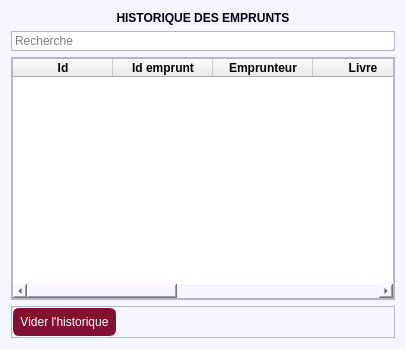
<?xml version="1.0" encoding="UTF-8"?>
<ui version="4.0">
 <class>Historique</class>
 <widget class="QWidget" name="Historique">
  <property name="geometry">
   <rect>
    <x>0</x>
    <y>0</y>
    <width>406</width>
    <height>349</height>
   </rect>
  </property>
  <property name="windowTitle">
   <string>Form</string>
  </property>
  <property name="styleSheet">
   <string notr="true">QWidget{
background-color: #F4F6FF
}
QFrame{
background-color: none;
}</string>
  </property>
  <layout class="QVBoxLayout" name="verticalLayout">
   <item>
    <widget class="QLabel" name="label">
     <property name="font">
      <font>
       <bold>true</bold>
      </font>
     </property>
     <property name="styleSheet">
      <string notr="true">color: rgb(0, 0, 0);</string>
     </property>
     <property name="text">
      <string>HISTORIQUE DES EMPRUNTS</string>
     </property>
     <property name="alignment">
      <set>Qt::AlignmentFlag::AlignCenter</set>
     </property>
    </widget>
   </item>
   <item>
    <widget class="QFrame" name="frame_2">
     <property name="frameShape">
      <enum>QFrame::Shape::StyledPanel</enum>
     </property>
     <property name="frameShadow">
      <enum>QFrame::Shadow::Raised</enum>
     </property>
     <layout class="QHBoxLayout" name="horizontalLayout_2">
      <property name="spacing">
       <number>0</number>
      </property>
      <property name="leftMargin">
       <number>0</number>
      </property>
      <property name="topMargin">
       <number>0</number>
      </property>
      <property name="rightMargin">
       <number>0</number>
      </property>
      <property name="bottomMargin">
       <number>0</number>
      </property>
      <item>
       <widget class="QLineEdit" name="lineEditRechercheEmprunt">
        <property name="styleSheet">
         <string notr="true">QLineEdit{
	
	background-color: rgb(255, 255, 255);
	border: 1px solid white;
	border-radius: 5px;
}

QLineEdit:focus{
	border: 1px solid black;
}</string>
        </property>
        <property name="placeholderText">
         <string>Recherche</string>
        </property>
       </widget>
      </item>
     </layout>
    </widget>
   </item>
   <item>
    <widget class="QFrame" name="frame_3">
     <property name="frameShape">
      <enum>QFrame::Shape::StyledPanel</enum>
     </property>
     <property name="frameShadow">
      <enum>QFrame::Shadow::Raised</enum>
     </property>
     <layout class="QHBoxLayout" name="horizontalLayout_3">
      <property name="spacing">
       <number>0</number>
      </property>
      <property name="leftMargin">
       <number>0</number>
      </property>
      <property name="topMargin">
       <number>0</number>
      </property>
      <property name="rightMargin">
       <number>0</number>
      </property>
      <property name="bottomMargin">
       <number>0</number>
      </property>
      <item>
       <widget class="QTableWidget" name="tableWidget">
        <property name="styleSheet">
         <string notr="true"/>
        </property>
        <attribute name="horizontalHeaderStretchLastSection">
         <bool>true</bool>
        </attribute>
        <column>
         <property name="text">
          <string>Id</string>
         </property>
         <property name="font">
          <font>
           <bold>true</bold>
          </font>
         </property>
        </column>
        <column>
         <property name="text">
          <string>Id emprunt</string>
         </property>
         <property name="font">
          <font>
           <bold>true</bold>
          </font>
         </property>
        </column>
        <column>
         <property name="text">
          <string>Emprunteur</string>
         </property>
         <property name="font">
          <font>
           <bold>true</bold>
          </font>
         </property>
        </column>
        <column>
         <property name="text">
          <string>Livre</string>
         </property>
         <property name="font">
          <font>
           <bold>true</bold>
          </font>
         </property>
        </column>
        <column>
         <property name="text">
          <string>Début</string>
         </property>
         <property name="font">
          <font>
           <bold>true</bold>
          </font>
         </property>
        </column>
        <column>
         <property name="text">
          <string>Fin</string>
         </property>
         <property name="font">
          <font>
           <bold>true</bold>
          </font>
         </property>
        </column>
        <column>
         <property name="text">
          <string>Date de suppression</string>
         </property>
         <property name="font">
          <font>
           <bold>true</bold>
          </font>
         </property>
        </column>
       </widget>
      </item>
     </layout>
    </widget>
   </item>
   <item>
    <widget class="QFrame" name="frame">
     <property name="frameShape">
      <enum>QFrame::Shape::StyledPanel</enum>
     </property>
     <property name="frameShadow">
      <enum>QFrame::Shadow::Raised</enum>
     </property>
     <layout class="QHBoxLayout" name="horizontalLayout">
      <property name="spacing">
       <number>0</number>
      </property>
      <property name="leftMargin">
       <number>0</number>
      </property>
      <property name="topMargin">
       <number>0</number>
      </property>
      <property name="rightMargin">
       <number>0</number>
      </property>
      <property name="bottomMargin">
       <number>0</number>
      </property>
      <item>
       <widget class="QPushButton" name="btnVidange">
        <property name="cursor">
         <cursorShape>PointingHandCursor</cursorShape>
        </property>
        <property name="styleSheet">
         <string notr="true">QPushButton{
	border: 1px solid white;
	border-radius: 7px;
	background-color: #821131;
	color:white;
	padding: 7px;
}
QPushButton:hover{
	background-color: #C7253E;
}</string>
        </property>
        <property name="text">
         <string>Vider l'historique</string>
        </property>
       </widget>
      </item>
      <item>
       <spacer name="horizontalSpacer">
        <property name="orientation">
         <enum>Qt::Orientation::Horizontal</enum>
        </property>
        <property name="sizeHint" stdset="0">
         <size>
          <width>40</width>
          <height>20</height>
         </size>
        </property>
       </spacer>
      </item>
     </layout>
    </widget>
   </item>
  </layout>
 </widget>
 <resources/>
 <connections/>
</ui>
